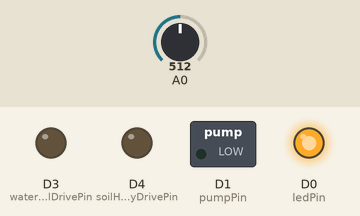
This sketch was run on a simulated ESP8266 (NodeMCU). On the bench: switched loads named in the sketch (green lamp = pin HIGH), output pins drawn as LEDs (lit = HIGH). The test bench sets the inputs (shaded band); at power-on: A0 = 512. WiFi joins after 1.5 s; servers stay silent unless stated; uploads are accepted with an empty reply; pins used as bus, display or sensor lines are not drawn; what the sketch prints to the serial monitor is not drawn.

Above: at 8.2 s.
At 10.2 s:
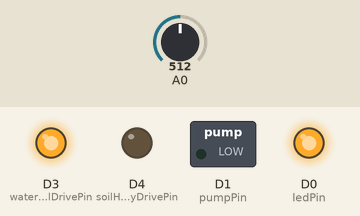
At 10.8 s:
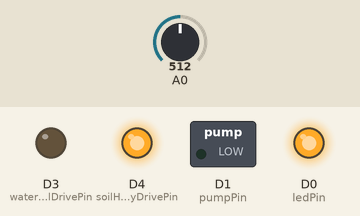
Timing chart, 0 to 18.0 s (numbered marks = the images above):
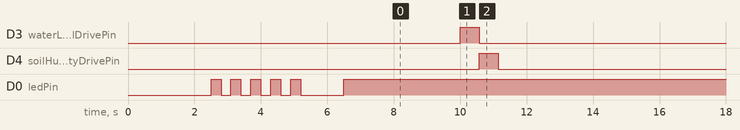

Measured:
- by itself, D3 (waterLevelDrivePin), D4 (soilHumidityDrivePin): alternates HIGH for 0.57 s and LOW for 9.4 s
- by itself, everything shown: repeats every 10.0 s, in 3 steps

The sketch:

SmartPlantWiFi2.ino
```cpp
#include <ESP8266WiFi.h>
#include <ESP8266HTTPClient.h>
//#include <ESP8266WebServer.h>
#include <WiFiClient.h>
#include <ArduinoJson.h>

#define ADC_REF_VOLTAGE 3300.0
#define LOG_SERIAL true
#define DEBUG_MODE false
#define MAX_JSON_POST_BUFFER 512
#define MAX_JSON_GET_BUFFER 256

int chipId = 1;
int subnetId = 1;

char ssid[32] = "Livebox-3758";
char pass[64] = "qwerty123";
const char* host = "http://atom8api-dev.eu-central-1.elasticbeanstalk.com/v1/AddPlants";
const int port = 443;
//const char fingerprint[] PROGMEM = "A6 5A 41 2C 0E DC FF C3 16 E8 57 E9 F2 C3 11 D2 71 58 DF D9";

StaticJsonBuffer<MAX_JSON_POST_BUFFER> jsonBuffer;
char jsonPostPayload[MAX_JSON_POST_BUFFER];

const int ledPin = D0;
const int pumpPin = D1;

const int s0 = D5;
const int s1 = D6;
const int s2 = D7;
const int s3 = D8;

const int waterLevelDrivePin = D3;
const int soilHumidityDrivePin = D4;

float waterLevelValue;
float soilHumidityValue;

const float waterLevelThresh = 200.0;
const float soilHumidityThresh = 800.0;

unsigned long lastMeasurementTime = 0UL;
const unsigned long timeBetweenMeasurements = 10000UL;

bool pumpState = LOW;
unsigned long pumpStartTime = 0UL;
const unsigned long pumpDuration = 4000UL;

bool waterLow = false;
bool soilHumidityLow = false;

unsigned long lastBlinkTime = 0;
const unsigned long timeBetweenBlinks = 800UL;
int ledState = LOW;

float readMiliVolts(long nSamples = 20L) {
  long sum = 0;
  for (int i = 0; i < nSamples; i++) {
    sum += analogRead(A0);
  }
  return sum / nSamples / 1023.0 * ADC_REF_VOLTAGE;
}

float readHumiditySensor() {
  digitalWrite(soilHumidityDrivePin, HIGH);
  delay(10);
  digitalWrite(s0, LOW);
  digitalWrite(s1, LOW);
  digitalWrite(s2, LOW);
  digitalWrite(s3, LOW);
  float value = readMiliVolts(5000L);
  // Invert the sensor value
  value = ADC_REF_VOLTAGE - value;
  digitalWrite(soilHumidityDrivePin, LOW);
  yield();
  return value;
}

float readWaterLevelSensor() {
  digitalWrite(waterLevelDrivePin, HIGH);
  delay(10);
  digitalWrite(s0, HIGH);
  digitalWrite(s1, LOW);
  digitalWrite(s2, LOW);
  digitalWrite(s3, LOW);
  float value = readMiliVolts(5000L);
  digitalWrite(waterLevelDrivePin, LOW);
  yield();
  return value;
}

void startupLedSequence() {
  for (int i = 0; i <= 4; i++) {
    digitalWrite(ledPin, HIGH);
    delay(300);
    digitalWrite(ledPin, LOW);
    delay(300);
  }
  delay(1000);

  digitalWrite(ledPin, HIGH);
}

void readSensorData() {
  waterLevelValue = readWaterLevelSensor();
  soilHumidityValue = readHumiditySensor();
}

void setPayload() {
  JsonObject& jsonEncoder = jsonBuffer.createObject();
  jsonEncoder["WrittenId"] = chipId;
  jsonEncoder["SubnetId"] = subnetId;
  jsonEncoder["Name"] = "Ghiveciul salii de forta Bistrita";
  JsonArray& jsonPinsArray = jsonEncoder.createNestedArray("Pins");

  JsonObject& jsonWaterLevel = jsonPinsArray.createNestedObject();
  jsonWaterLevel["PinId"] = 0;
  jsonWaterLevel["PinName"] = "Water level sensor";
  jsonWaterLevel["PinValue"] = waterLevelValue;
  jsonWaterLevel["Measurement"] = "mV";

  JsonObject& jsonSoilHumidity = jsonPinsArray.createNestedObject();
  jsonSoilHumidity["PinId"] = 1;
  jsonSoilHumidity["PinName"] = "Soil humidity sensor";
  jsonSoilHumidity["PinValue"] = soilHumidityValue;
  jsonSoilHumidity["Measurement"] = "mV";

  jsonEncoder.prettyPrintTo(jsonPostPayload, sizeof(jsonPostPayload));
  if (LOG_SERIAL)
    Serial.println(jsonPostPayload);
  yield();
}

void sendSensorData() {
  if (WiFi.status() == WL_CONNECTED) {
    setPayload();
    HTTPClient http;
    http.begin(host);
    http.addHeader("Content-Type", "application/json");
    int httpCode = http.POST(jsonPostPayload);
    if (LOG_SERIAL) {
      Serial.print("HTTP Code: ");
      Serial.println(httpCode);
      //Serial.println(http.getString);
    }
    http.end();
    jsonBuffer.clear();
  }
  else if(LOG_SERIAL)
    Serial.println("WiFi connection error");
}

void checkThresholds() {
  if (waterLevelValue < waterLevelThresh)
    waterLow = true;
  else
    waterLow = false;

  if (soilHumidityValue < waterLevelThresh)
    soilHumidityLow = true;
  else
    soilHumidityLow = false;
}

void printSensorData() {
  Serial.print("Water level voltage: ");
  Serial.println(waterLevelValue);
  Serial.print("Soil humidity voltage: ");
  Serial.println(soilHumidityValue);
}

void setup() {
  Serial.begin(9600);

  pinMode(ledPin, OUTPUT);
  pinMode(pumpPin, OUTPUT);
  pinMode(s0, OUTPUT);
  pinMode(s1, OUTPUT);
  pinMode(s2, OUTPUT);
  pinMode(s3, OUTPUT);
  pinMode(A0, INPUT);
  pinMode(soilHumidityDrivePin, OUTPUT);
  pinMode(waterLevelDrivePin, OUTPUT);
  digitalWrite(soilHumidityDrivePin, LOW);
  digitalWrite(waterLevelDrivePin, LOW);

  WiFi.mode(WIFI_OFF);
  delay(1000);
  WiFi.mode(WIFI_STA);
  WiFi.begin(ssid, pass);
  if (LOG_SERIAL)
    Serial.println("Connecting to WiFi");
  while (WiFi.status() != WL_CONNECTED) {
    yield();
  }
  Serial.print("Connected to ");
  Serial.println(ssid);
  Serial.print("IP address: ");
  Serial.println(WiFi.localIP());

  chipId = ESP.getChipId();
  startupLedSequence();
}

void loop() {
  unsigned long currentTime = millis();
  // Main program loop timer
  if (currentTime > lastMeasurementTime + timeBetweenMeasurements) {
    readSensorData();
    checkThresholds();
    sendSensorData();
    if (LOG_SERIAL)
      printSensorData();
    lastMeasurementTime = currentTime;
  }

  // LED Error blink timer
  if (waterLow || soilHumidityLow) {
    if (currentTime > lastBlinkTime + timeBetweenBlinks) {
      if (ledState == LOW)
        ledState = HIGH;
      else
        ledState = LOW;
      lastBlinkTime = currentTime;
    }
  }
  else
    ledState = HIGH;
  digitalWrite(ledPin, ledState);

  // Pump automation
  if (soilHumidityLow) {
    if (!waterLow || DEBUG_MODE) {
      if (pumpState == LOW) {
        pumpState = HIGH;
        pumpStartTime = millis();
        if (LOG_SERIAL)
          Serial.println("Pumping water...");
      }
    }
  }

  if (currentTime > pumpStartTime + pumpDuration) {
    if (pumpState == HIGH) {
      // Wait for next sensor reading before turning pump on again
      soilHumidityLow = false;
      pumpState = LOW;
    }
  }
  digitalWrite(pumpPin, pumpState);
}
```
